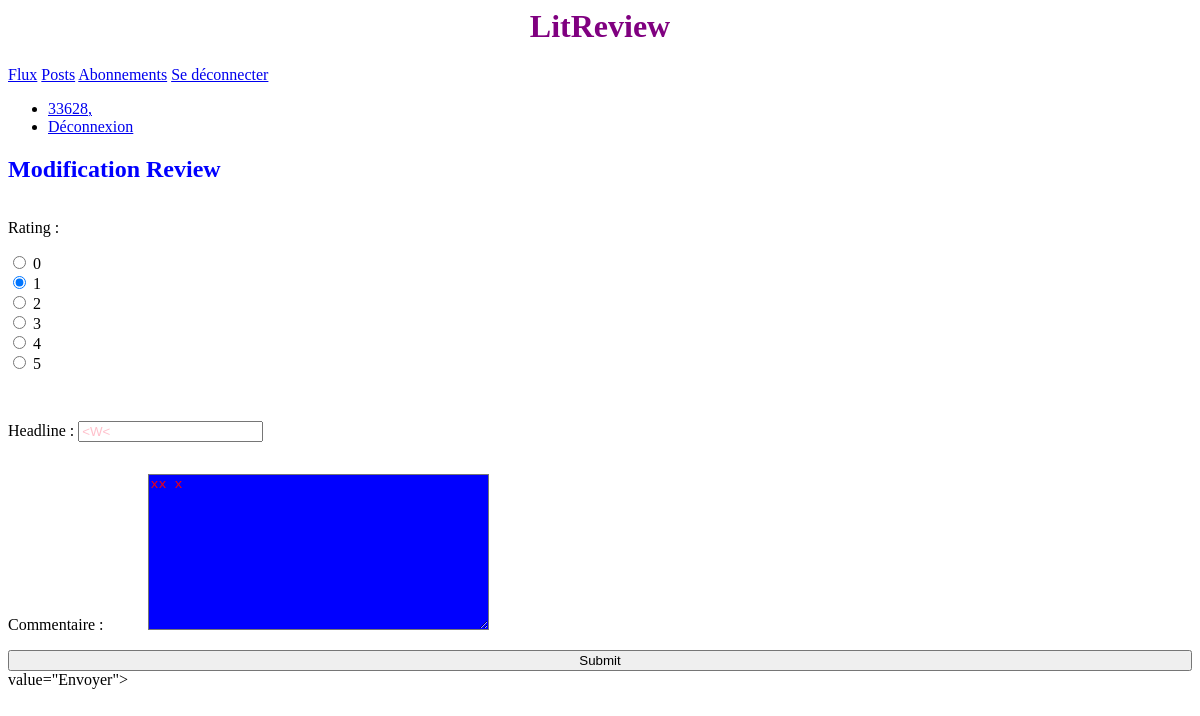
Screenshot of /78/review_update/ (signed in) with the database file from the repository.
### app_crit/models.py (models this page shows)
class Review(models.Model):
    ticket = models.ForeignKey(to=Ticket, on_delete=models.CASCADE)
    rating = models.PositiveSmallIntegerField(validators=[MinValueValidator(0), MaxValueValidator(5)])
    user = models.ForeignKey(to=settings.AUTH_USER_MODEL, on_delete=models.CASCADE)
    headline = models.CharField(max_length=128)
    body = models.TextField(max_length=8192, blank=True, verbose_name="Commentaire")
    time_created = models.DateField(auto_now_add=True)

### app_crit/views.py (the view, shortened to what this page needs)
# urls.py: path("<int:id>/review_update/", review_update, name='review_update'),
@login_required
def review_update(request, id):
    review = Review.objects.get(id=id)
    form = ReviewForm(instance=review)  # rempli le formulaire avec
    reviewTicket = review.ticket
    reviewRating = review.rating
    reviewHeadline = review.headline
    reviewBody = review.body
    reviewRating_0=10
    reviewRating_1=11
    reviewRating_2=12
    reviewRating_3=13
    reviewRating_4=14
    reviewRating_5=15
    context = {
        'form': form,
        'reviewTicket': reviewTicket,
        'reviewRating': reviewRating,
        'reviewHeadline': reviewHeadline,
        'reviewBody': reviewBody,
        'reviewRating_0': reviewRating_0,
        'reviewRating_1': reviewRating_1,
        'reviewRating_2': reviewRating_2,
        'reviewRating_3': reviewRating_3,
        'reviewRating_4': reviewRating_4,
        'reviewRating_5': reviewRating_5,
    }
    return render(request, 'review_update.html', context=context) # le formulaire est généré dans le modèle

### app_crit/formulaire.py
class ReviewForm(ModelForm):
    rating = forms.IntegerField(
        widget=forms.RadioSelect(
            choices=((i, i) for i in range(0, 6))
        )
    )
    class Meta:
        model = Review
        fields = ['rating', 'headline', 'body']
        widgets ={
                'headline': forms.TextInput(
                attrs={
                    'class': 'review_form_headline'
                }
                ),
                'body': forms.Textarea(
                attrs={
                    'class': 'review_form_body'
                }
                ),
        }

### app_crit/templates/review_update.html
{% extends 'base.html' %}
{% block content %}
    <h2>Modification Review {{ review }}</h2>
    <form action="" method="post"> {% csrf_token %}
        {{ form.as_p }}
        <input type="submit"> value="Envoyer">
    </form>
{% endblock content %}

### templates/base.html (shortened to what this page needs)
{% load static %}
<html lang="en">
  <head>
      <link rel="stylesheet" href=" {% static 'app_crit/styles.css' %} ">
  </head>
   <body>
    <h1 id="base_title">LitReview</h1>
    {% if user.is_authenticated %}
        <nav>
            <a href="{% url 'flux' %}">Flux</a>
            <a href="{% url 'posts' %}">Posts</a>
            <a href="{% url 'abonnement' %}">Abonnements</a>
            <a href="{% url 'logout' %}">Se déconnecter</a>
        </nav>
        {% endif %}
     <nav class="navbar navbar-expand-md navbar-dark bg-primary fixed-top">
      <div class="collapse navbar-collapse" id="navbarsExampleDefault">
        <ul class="navbar-nav ml-auto">
          {% if user.is_authenticated %}
          <li class="nav-item active">
            <a class="nav-link" href="#">{{user}},</a>
          </li>
          <li class="nav-item active">
            <a class="nav-link" href="{% url 'logout' %}">Déconnexion</a>
          </li>
          {% endif %}
        </ul>
      </div>
    </nav>
    <main role="main" class="container">
        <div>
        {% block content %}
        {% endblock %}
      </div>
    </main>
  </body>
</html>

### app_crit/static/app_crit/styles.css (style rules this page uses)
#base_title { text-align: center; color: purple; }
body { font-family:'Times New Roman', Times, serif; }
h1 { color: green; }
h2 { color: blue; }
form { display:flex; flex-direction: column; }
.review_form_headline { color: pink; }
.review_form_body { margin-left: 40px; background-color: blue; color: red; }

### rows the page displays
Review: rating "☐ 0 ☑ 1 ☐ 2 ☐ 3 ☐ 4 ☐ 5", headline "<W<", body "xx x"

### other values shown
{{ user }} "33628"
